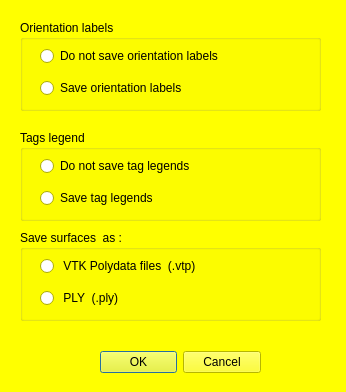
<?xml version="1.0" encoding="UTF-8"?>
<ui version="4.0">
 <class>mqSaveNTWDialog</class>
 <widget class="QDialog" name="mqSaveNTWDialog">
  <property name="geometry">
   <rect>
    <x>0</x>
    <y>0</y>
    <width>346</width>
    <height>392</height>
   </rect>
  </property>
  <property name="palette">
   <palette>
    <active>
     <colorrole role="WindowText">
      <brush brushstyle="SolidPattern">
       <color alpha="255">
        <red>0</red>
        <green>0</green>
        <blue>0</blue>
       </color>
      </brush>
     </colorrole>
     <colorrole role="Button">
      <brush brushstyle="SolidPattern">
       <color alpha="255">
        <red>255</red>
        <green>255</green>
        <blue>0</blue>
       </color>
      </brush>
     </colorrole>
     <colorrole role="Light">
      <brush brushstyle="SolidPattern">
       <color alpha="255">
        <red>255</red>
        <green>255</green>
        <blue>127</blue>
       </color>
      </brush>
     </colorrole>
     <colorrole role="Midlight">
      <brush brushstyle="SolidPattern">
       <color alpha="255">
        <red>255</red>
        <green>255</green>
        <blue>63</blue>
       </color>
      </brush>
     </colorrole>
     <colorrole role="Dark">
      <brush brushstyle="SolidPattern">
       <color alpha="255">
        <red>127</red>
        <green>127</green>
        <blue>0</blue>
       </color>
      </brush>
     </colorrole>
     <colorrole role="Mid">
      <brush brushstyle="SolidPattern">
       <color alpha="255">
        <red>170</red>
        <green>170</green>
        <blue>0</blue>
       </color>
      </brush>
     </colorrole>
     <colorrole role="Text">
      <brush brushstyle="SolidPattern">
       <color alpha="255">
        <red>0</red>
        <green>0</green>
        <blue>0</blue>
       </color>
      </brush>
     </colorrole>
     <colorrole role="BrightText">
      <brush brushstyle="SolidPattern">
       <color alpha="255">
        <red>255</red>
        <green>255</green>
        <blue>255</blue>
       </color>
      </brush>
     </colorrole>
     <colorrole role="ButtonText">
      <brush brushstyle="SolidPattern">
       <color alpha="255">
        <red>0</red>
        <green>0</green>
        <blue>0</blue>
       </color>
      </brush>
     </colorrole>
     <colorrole role="Base">
      <brush brushstyle="SolidPattern">
       <color alpha="255">
        <red>255</red>
        <green>255</green>
        <blue>255</blue>
       </color>
      </brush>
     </colorrole>
     <colorrole role="Window">
      <brush brushstyle="SolidPattern">
       <color alpha="255">
        <red>255</red>
        <green>255</green>
        <blue>0</blue>
       </color>
      </brush>
     </colorrole>
     <colorrole role="Shadow">
      <brush brushstyle="SolidPattern">
       <color alpha="255">
        <red>0</red>
        <green>0</green>
        <blue>0</blue>
       </color>
      </brush>
     </colorrole>
     <colorrole role="AlternateBase">
      <brush brushstyle="SolidPattern">
       <color alpha="255">
        <red>255</red>
        <green>255</green>
        <blue>127</blue>
       </color>
      </brush>
     </colorrole>
     <colorrole role="ToolTipBase">
      <brush brushstyle="SolidPattern">
       <color alpha="255">
        <red>255</red>
        <green>255</green>
        <blue>220</blue>
       </color>
      </brush>
     </colorrole>
     <colorrole role="ToolTipText">
      <brush brushstyle="SolidPattern">
       <color alpha="255">
        <red>0</red>
        <green>0</green>
        <blue>0</blue>
       </color>
      </brush>
     </colorrole>
    </active>
    <inactive>
     <colorrole role="WindowText">
      <brush brushstyle="SolidPattern">
       <color alpha="255">
        <red>0</red>
        <green>0</green>
        <blue>0</blue>
       </color>
      </brush>
     </colorrole>
     <colorrole role="Button">
      <brush brushstyle="SolidPattern">
       <color alpha="255">
        <red>255</red>
        <green>255</green>
        <blue>0</blue>
       </color>
      </brush>
     </colorrole>
     <colorrole role="Light">
      <brush brushstyle="SolidPattern">
       <color alpha="255">
        <red>255</red>
        <green>255</green>
        <blue>127</blue>
       </color>
      </brush>
     </colorrole>
     <colorrole role="Midlight">
      <brush brushstyle="SolidPattern">
       <color alpha="255">
        <red>255</red>
        <green>255</green>
        <blue>63</blue>
       </color>
      </brush>
     </colorrole>
     <colorrole role="Dark">
      <brush brushstyle="SolidPattern">
       <color alpha="255">
        <red>127</red>
        <green>127</green>
        <blue>0</blue>
       </color>
      </brush>
     </colorrole>
     <colorrole role="Mid">
      <brush brushstyle="SolidPattern">
       <color alpha="255">
        <red>170</red>
        <green>170</green>
        <blue>0</blue>
       </color>
      </brush>
     </colorrole>
     <colorrole role="Text">
      <brush brushstyle="SolidPattern">
       <color alpha="255">
        <red>0</red>
        <green>0</green>
        <blue>0</blue>
       </color>
      </brush>
     </colorrole>
     <colorrole role="BrightText">
      <brush brushstyle="SolidPattern">
       <color alpha="255">
        <red>255</red>
        <green>255</green>
        <blue>255</blue>
       </color>
      </brush>
     </colorrole>
     <colorrole role="ButtonText">
      <brush brushstyle="SolidPattern">
       <color alpha="255">
        <red>0</red>
        <green>0</green>
        <blue>0</blue>
       </color>
      </brush>
     </colorrole>
     <colorrole role="Base">
      <brush brushstyle="SolidPattern">
       <color alpha="255">
        <red>255</red>
        <green>255</green>
        <blue>255</blue>
       </color>
      </brush>
     </colorrole>
     <colorrole role="Window">
      <brush brushstyle="SolidPattern">
       <color alpha="255">
        <red>255</red>
        <green>255</green>
        <blue>0</blue>
       </color>
      </brush>
     </colorrole>
     <colorrole role="Shadow">
      <brush brushstyle="SolidPattern">
       <color alpha="255">
        <red>0</red>
        <green>0</green>
        <blue>0</blue>
       </color>
      </brush>
     </colorrole>
     <colorrole role="AlternateBase">
      <brush brushstyle="SolidPattern">
       <color alpha="255">
        <red>255</red>
        <green>255</green>
        <blue>127</blue>
       </color>
      </brush>
     </colorrole>
     <colorrole role="ToolTipBase">
      <brush brushstyle="SolidPattern">
       <color alpha="255">
        <red>255</red>
        <green>255</green>
        <blue>220</blue>
       </color>
      </brush>
     </colorrole>
     <colorrole role="ToolTipText">
      <brush brushstyle="SolidPattern">
       <color alpha="255">
        <red>0</red>
        <green>0</green>
        <blue>0</blue>
       </color>
      </brush>
     </colorrole>
    </inactive>
    <disabled>
     <colorrole role="WindowText">
      <brush brushstyle="SolidPattern">
       <color alpha="255">
        <red>127</red>
        <green>127</green>
        <blue>0</blue>
       </color>
      </brush>
     </colorrole>
     <colorrole role="Button">
      <brush brushstyle="SolidPattern">
       <color alpha="255">
        <red>255</red>
        <green>255</green>
        <blue>0</blue>
       </color>
      </brush>
     </colorrole>
     <colorrole role="Light">
      <brush brushstyle="SolidPattern">
       <color alpha="255">
        <red>255</red>
        <green>255</green>
        <blue>127</blue>
       </color>
      </brush>
     </colorrole>
     <colorrole role="Midlight">
      <brush brushstyle="SolidPattern">
       <color alpha="255">
        <red>255</red>
        <green>255</green>
        <blue>63</blue>
       </color>
      </brush>
     </colorrole>
     <colorrole role="Dark">
      <brush brushstyle="SolidPattern">
       <color alpha="255">
        <red>127</red>
        <green>127</green>
        <blue>0</blue>
       </color>
      </brush>
     </colorrole>
     <colorrole role="Mid">
      <brush brushstyle="SolidPattern">
       <color alpha="255">
        <red>170</red>
        <green>170</green>
        <blue>0</blue>
       </color>
      </brush>
     </colorrole>
     <colorrole role="Text">
      <brush brushstyle="SolidPattern">
       <color alpha="255">
        <red>127</red>
        <green>127</green>
        <blue>0</blue>
       </color>
      </brush>
     </colorrole>
     <colorrole role="BrightText">
      <brush brushstyle="SolidPattern">
       <color alpha="255">
        <red>255</red>
        <green>255</green>
        <blue>255</blue>
       </color>
      </brush>
     </colorrole>
     <colorrole role="ButtonText">
      <brush brushstyle="SolidPattern">
       <color alpha="255">
        <red>127</red>
        <green>127</green>
        <blue>0</blue>
       </color>
      </brush>
     </colorrole>
     <colorrole role="Base">
      <brush brushstyle="SolidPattern">
       <color alpha="255">
        <red>255</red>
        <green>255</green>
        <blue>0</blue>
       </color>
      </brush>
     </colorrole>
     <colorrole role="Window">
      <brush brushstyle="SolidPattern">
       <color alpha="255">
        <red>255</red>
        <green>255</green>
        <blue>0</blue>
       </color>
      </brush>
     </colorrole>
     <colorrole role="Shadow">
      <brush brushstyle="SolidPattern">
       <color alpha="255">
        <red>0</red>
        <green>0</green>
        <blue>0</blue>
       </color>
      </brush>
     </colorrole>
     <colorrole role="AlternateBase">
      <brush brushstyle="SolidPattern">
       <color alpha="255">
        <red>255</red>
        <green>255</green>
        <blue>0</blue>
       </color>
      </brush>
     </colorrole>
     <colorrole role="ToolTipBase">
      <brush brushstyle="SolidPattern">
       <color alpha="255">
        <red>255</red>
        <green>255</green>
        <blue>220</blue>
       </color>
      </brush>
     </colorrole>
     <colorrole role="ToolTipText">
      <brush brushstyle="SolidPattern">
       <color alpha="255">
        <red>0</red>
        <green>0</green>
        <blue>0</blue>
       </color>
      </brush>
     </colorrole>
    </disabled>
   </palette>
  </property>
  <property name="windowTitle">
   <string>Save MeshTools Project</string>
  </property>
  <widget class="QWidget" name="layoutWidget">
   <property name="geometry">
    <rect>
     <x>100</x>
     <y>350</y>
     <width>161</width>
     <height>25</height>
    </rect>
   </property>
   <layout class="QHBoxLayout" name="horizontalLayout_2">
    <item>
     <widget class="QDialogButtonBox" name="buttonBox">
      <property name="orientation">
       <enum>Qt::Horizontal</enum>
      </property>
      <property name="standardButtons">
       <set>QDialogButtonBox::Cancel|QDialogButtonBox::Ok</set>
      </property>
     </widget>
    </item>
   </layout>
  </widget>
  <widget class="QGroupBox" name="ORIToBeSaved">
   <property name="geometry">
    <rect>
     <x>20</x>
     <y>20</y>
     <width>301</width>
     <height>91</height>
    </rect>
   </property>
   <property name="title">
    <string>Orientation labels</string>
   </property>
   <widget class="QWidget" name="verticalLayoutWidget_8">
    <property name="geometry">
     <rect>
      <x>20</x>
      <y>20</y>
      <width>290</width>
      <height>65</height>
     </rect>
    </property>
    <layout class="QVBoxLayout" name="verticalLayout1_4">
     <item>
      <widget class="QRadioButton" name="DoNotSaveORI">
       <property name="text">
        <string>Do not save orientation labels</string>
       </property>
      </widget>
     </item>
     <item>
      <widget class="QRadioButton" name="SaveORI">
       <property name="text">
        <string>Save orientation labels</string>
       </property>
      </widget>
     </item>
    </layout>
   </widget>
  </widget>
  <widget class="QGroupBox" name="TAGToBeSaved">
   <property name="geometry">
    <rect>
     <x>20</x>
     <y>130</y>
     <width>301</width>
     <height>91</height>
    </rect>
   </property>
   <property name="title">
    <string>Tags legend</string>
   </property>
   <widget class="QWidget" name="verticalLayoutWidget_9">
    <property name="geometry">
     <rect>
      <x>20</x>
      <y>20</y>
      <width>290</width>
      <height>65</height>
     </rect>
    </property>
    <layout class="QVBoxLayout" name="verticalLayout1_5">
     <item>
      <widget class="QRadioButton" name="DoNotSaveTAG">
       <property name="text">
        <string>Do not save tag legends</string>
       </property>
      </widget>
     </item>
     <item>
      <widget class="QRadioButton" name="SaveTAG">
       <property name="text">
        <string>Save tag legends</string>
       </property>
      </widget>
     </item>
    </layout>
   </widget>
  </widget>
  <widget class="QGroupBox" name="SurfaceFormat">
   <property name="geometry">
    <rect>
     <x>20</x>
     <y>230</y>
     <width>301</width>
     <height>91</height>
    </rect>
   </property>
   <property name="title">
    <string>Save surfaces  as :</string>
   </property>
   <widget class="QWidget" name="verticalLayoutWidget_11">
    <property name="geometry">
     <rect>
      <x>20</x>
      <y>20</y>
      <width>290</width>
      <height>65</height>
     </rect>
    </property>
    <layout class="QVBoxLayout" name="verticalLayout1_7">
     <item>
      <widget class="QRadioButton" name="VTP">
       <property name="text">
        <string> VTK Polydata files  (.vtp)</string>
       </property>
      </widget>
     </item>
     <item>
      <widget class="QRadioButton" name="PLY">
       <property name="text">
        <string> PLY  (.ply)</string>
       </property>
      </widget>
     </item>
    </layout>
   </widget>
  </widget>
 </widget>
 <resources/>
 <connections>
  <connection>
   <sender>buttonBox</sender>
   <signal>accepted()</signal>
   <receiver>mqSaveNTWDialog</receiver>
   <slot>accept()</slot>
   <hints>
    <hint type="sourcelabel">
     <x>248</x>
     <y>254</y>
    </hint>
    <hint type="destinationlabel">
     <x>157</x>
     <y>274</y>
    </hint>
   </hints>
  </connection>
  <connection>
   <sender>buttonBox</sender>
   <signal>rejected()</signal>
   <receiver>mqSaveNTWDialog</receiver>
   <slot>reject()</slot>
   <hints>
    <hint type="sourcelabel">
     <x>316</x>
     <y>260</y>
    </hint>
    <hint type="destinationlabel">
     <x>286</x>
     <y>274</y>
    </hint>
   </hints>
  </connection>
 </connections>
</ui>
